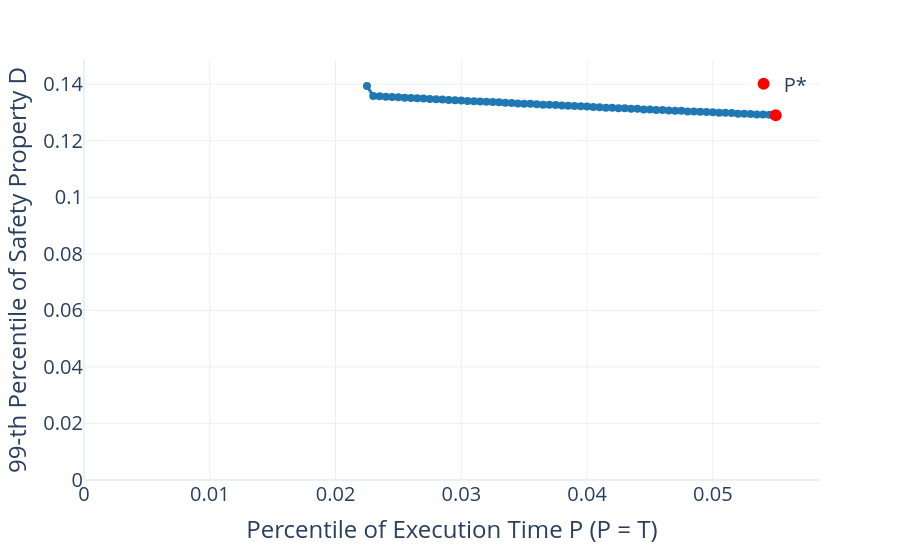

This figure's notebook cell:
### Code cell
fig_cf = plot_job_id(CC2_huff)
# .update_layout(title="Cruise Control w/ Huffbench Timing Data")
# .update_layout(title="Cruise Control Deviation w/ Huffbench Execution Time Distribution")
fig_cf

### Figure 1 — Plotly figure (JSON) as saved in the notebook; plotly's stock layout.template omitted (floating-point values rounded to 4 significant figures; data arrays with more than 128 entries replaced by an {"elided": "..."} marker saying what was removed)
{"data": [{"customdata": {"elided": "66x2 float values"}, "hovertemplate": "period=%{x}<br>p99=%{y}<br>hit_chance=%{customdata[0]}<br>utilization=%{customdata[1]}<extra></extra>", "legendgroup": "", "line": {"color": "#1f77b4", "dash": "solid", "width": 3}, "marker": {"size": 8, "symbol": "circle"}, "mode": "lines+markers", "name": "", "orientation": "v", "showlegend": false, "type": "scatter", "x": [0.0225, 0.023, 0.0235, 0.024, 0.0245, 0.025, 0.0255, 0.026, 0.0265, 0.027, 0.0275, 0.028, 0.0285, 0.029, 0.0295, 0.03, 0.0305, 0.031, 0.0315, 0.032, 0.0325, 0.033, 0.0335, 0.034, 0.0345, 0.035, 0.0355, 0.036, 0.0365, 0.037, 0.0375, 0.038, 0.0385, 0.039, 0.0395, 0.04, 0.0405, 0.041, 0.0415, 0.042, 0.0425, 0.043, 0.0435, 0.044, 0.0445, 0.045, 0.0455, 0.046, 0.0465, 0.047, 0.0475, 0.048, 0.0485, 0.049, 0.0495, 0.05, 0.0505, 0.051, 0.0515, 0.052, 0.0525, 0.053, 0.0535, 0.054, 0.0545, 0.055], "xaxis": "x", "y": [0.1394, 0.1358, 0.1357, 0.1356, 0.1355, 0.1354, 0.1353, 0.1352, 0.135, 0.1349, 0.1348, 0.1347, 0.1346, 0.1344, 0.1343, 0.1342, 0.1341, 0.134, 0.1339, 0.1338, 0.1337, 0.1336, 0.1335, 0.1334, 0.1332, 0.1331, 0.1331, 0.1329, 0.1328, 0.1327, 0.1326, 0.1325, 0.1324, 0.1323, 0.1322, 0.1321, 0.1319, 0.1319, 0.1317, 0.1317, 0.1315, 0.1315, 0.1313, 0.1313, 0.1311, 0.1311, 0.1309, 0.1309, 0.1308, 0.1307, 0.1306, 0.1304, 0.1304, 0.1302, 0.1302, 0.1301, 0.1299, 0.1299, 0.1298, 0.1296, 0.1296, 0.1295, 0.1293, 0.1293, 0.1292, 0.129], "yaxis": "y"}, {"marker": {"color": "red", "size": 12, "symbol": "circle"}, "mode": "markers", "name": "P*", "type": "scatter", "x": [0.055], "y": [0.129]}], "layout": {"font": {"size": 20}, "legend": {"bgcolor": "rgba(255, 255, 255, 0.5)", "tracegroupgap": 0, "x": 0.99, "xanchor": "right", "y": 0.99, "yanchor": "top"}, "margin": {"t": 60}, "xaxis": {"anchor": "y", "domain": [0, 1], "rangemode": "tozero", "title": {"text": "Percentile of Execution Time P (P = T)"}}, "yaxis": {"anchor": "x", "domain": [0, 1], "rangemode": "tozero", "title": {"text": "99-th Percentile of Safety Property D"}}}}
